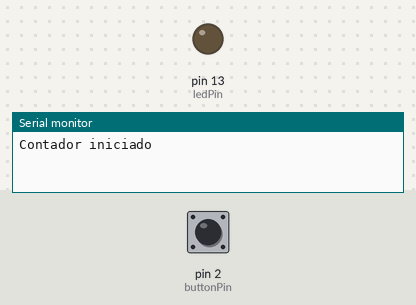
Bench run of a sketch on a simulated Arduino Uno, built with avr-gcc and run on an emulated ATmega328P. On the bench: output pins drawn as LEDs (lit = HIGH), the last lines printed to the serial monitor. The inputs (shaded band) are chosen by the test bench; at power-on: pin 2 (buttonPin) HIGH.

Above: at 1.2 s.
1.3 s: pin 2 (buttonPin) pulled LOW for 0.15 s
At 1.8 s:
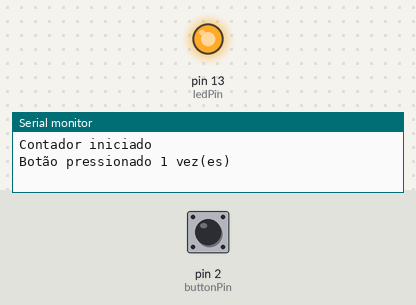
2.9 s: pin 2 (buttonPin) pulled LOW for 1 s
At 4.2 s:
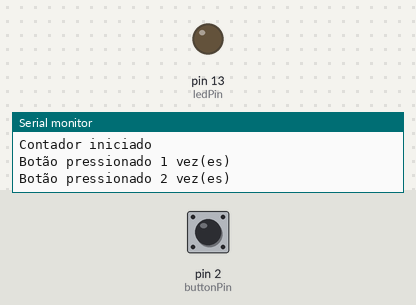
5.4 s: pin 2 (buttonPin) pulled LOW for 3.2 s
At 6.1 s:
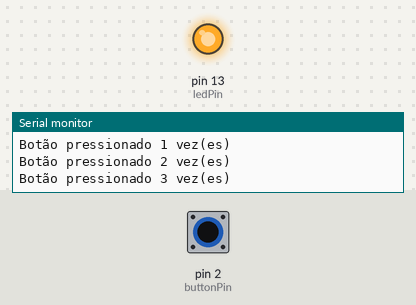
Timing chart, 0 to 8.4 s (numbered marks = the images above; inputs shaded):
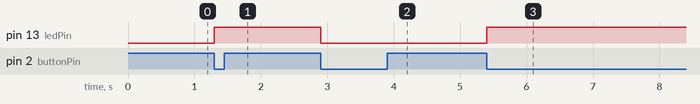

Measured:
- after the input at 1.3 s, pin 13 (ledPin): LOW → HIGH at once
- after the input at 2.9 s, pin 13 (ledPin): HIGH → LOW at once
- after the input at 5.4 s, pin 13 (ledPin): LOW → HIGH at once

The sketch:

ReadSerialCont.ino
```cpp
const int buttonPin = 2;
const int ledPin = 13;

bool lastButtonState = HIGH;
bool ledState = false;
int pressCount = 0; // Contador de cliques

void setup() {
pinMode(buttonPin, INPUT_PULLUP);
pinMode(ledPin, OUTPUT);
digitalWrite(ledPin, LOW);

Serial.begin(9600); // Inicia a comunicação serial
Serial.println("Contador iniciado");
}

void loop() {
bool currentButtonState = digitalRead(buttonPin);

// Detecta clique (transição de HIGH para LOW)
if (lastButtonState == HIGH && currentButtonState == LOW) {
ledState = !ledState;
digitalWrite(ledPin, ledState ? HIGH : LOW);

pressCount++; // Incrementa o contador
Serial.print("Botão pressionado ");
Serial.print(pressCount);
Serial.println(" vez(es)");

delay(50); // Debounce simples
}

lastButtonState = currentButtonState;
}
```
